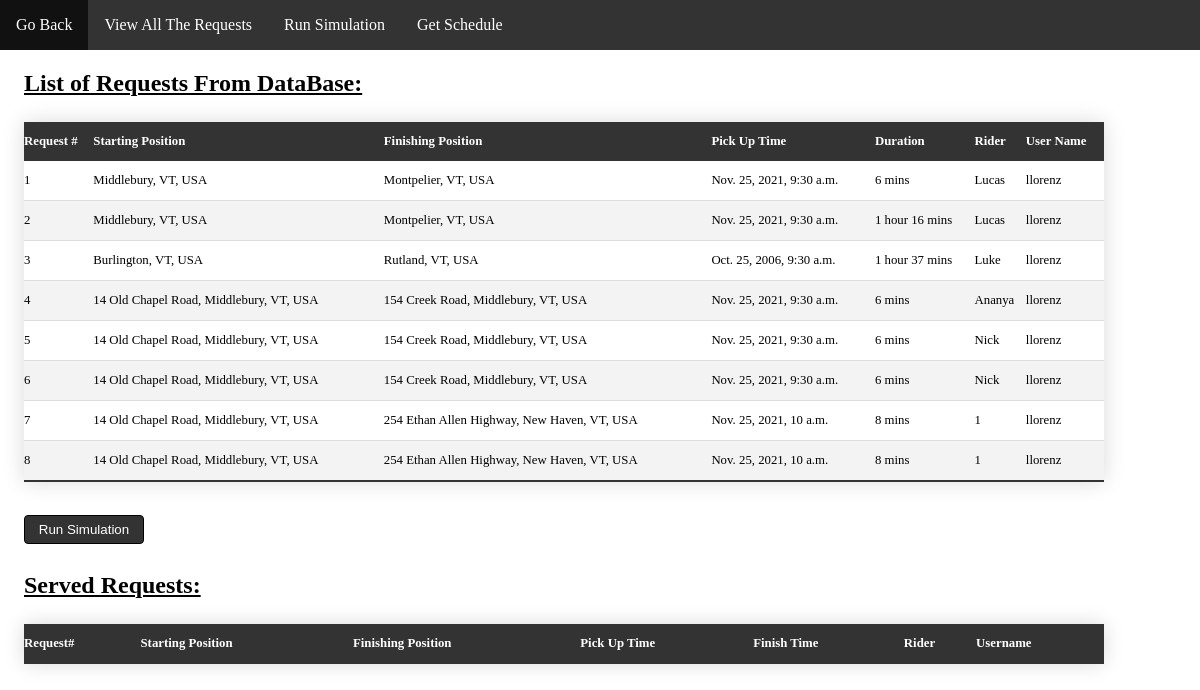
Before: /website/SimulateExisiting.html with the older database file.
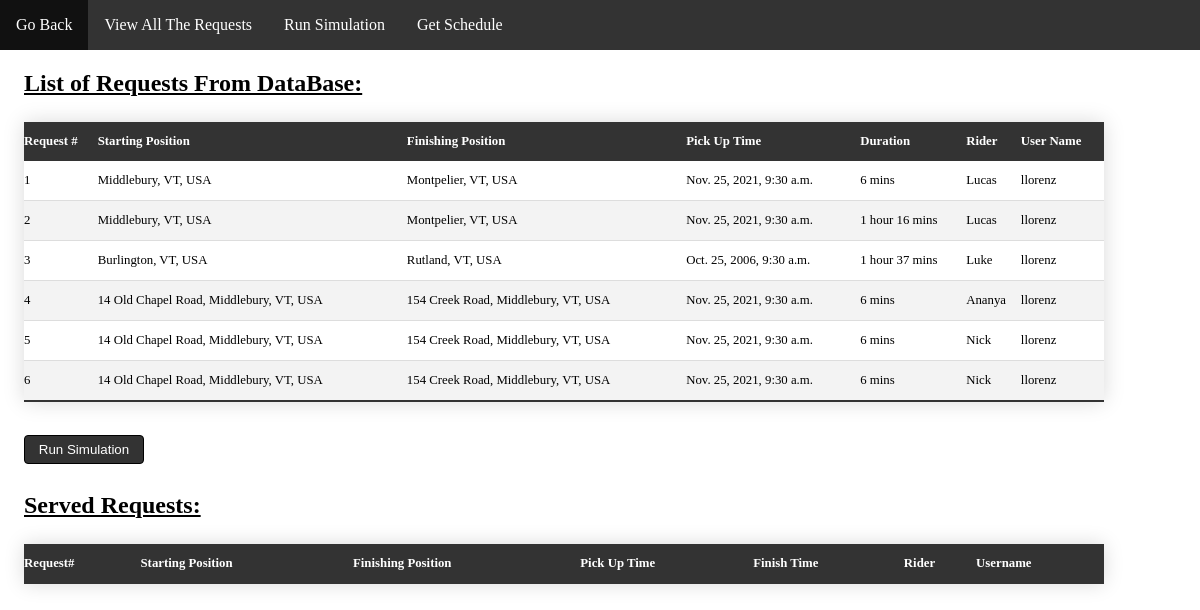
After: the same page with the newer database file.
### website/models.py (models this page shows)
class Ride(models.Model):
    origin = models.CharField(max_length=100)
    destination = models.CharField(max_length=100)
    rider_name = models.CharField(default="", max_length=64)
    contact_number = models.CharField(default="", max_length=30)
    user_name = models.ForeignKey(User, default=User, on_delete=models.CASCADE)
    time = models.DateTimeField(default=datetime.now,blank=True)
    trip_duration = models.CharField(default="", max_length=30)

### website/views.py (the view)
# urls.py: path("SimulateExisiting.html", views.simExi,name="simExi"),
def simExi(request):
        return render(request, "website/SimulateExisiting.html", {
            "Rides" : Ride.objects.all()
        })

### website/templates/website/SimulateExisiting.html (shortened to what this page needs)
<!DOCTYPE html>
<html>
<head>
  {% load static %}
  <link rel="stylesheet" href="{% static 'DispatcherStyle.css'%}">
  <link rel="stylesheet" href="{% static 'Table.css'%}">
  </head>
  <body>
      <ul>
          <li><a href="DispatcherInterface.html">Go Back</a></li>
          <li><a href="RequestPage.html">View All The Requests</a></li>
          <li><a href="simulation.html">Run Simulation</a></li>
          <li><a href="#Arrange">Get Schedule</a></li>
        </ul>
      <h2>List of Requests From DataBase:</h2>
      <table class = "tableContent" id="table">
          <thead>
              <th>Request #</th>
              <th>Starting Position</th>
              <th>Finishing Position</th>
              <th>Pick Up Time</th>
              <th>Duration</th>
              <th>Rider</th>
              <th>User Name</th>
          </thead>
          {% for Ride in Rides %}
      <tr>
          <td></td>
          <td>{{ Ride.origin }}</td>
          <td>{{ Ride.destination }}</td>
          <td>{{ Ride.time }}</td>
          <td>{{ Ride.trip_duration }}</td>
          <td>{{ Ride.rider_name }}</td>
          <td>{{ Ride.user_name }}</td>
      </tr>
      {% endfor %}
      </table>
      <button id = "run" class="submitButton">Run Simulation</button>
      <h2>Served Requests:</h2>
      <table class = "tableContent" id="table">
          <thead>
              <th>Request#</th>
              <th>Starting Position</th>
              <th>Finishing Position</th>
              <th>Pick Up Time</th>
              <th>Finish Time</th>
              <th>Rider</th>
              <th>Username</th>
          </thead>
      </table>
  </body>
  </html>

### website/static/DispatcherStyle.css (style rules this page uses)
body { width: 100%; height: 100%; margin: 0px; padding: 0px; overflow-x: hidden; }
ul { list-style-type: none; margin: 0; padding: 0; overflow: hidden; background-color: #333333; }
li { float: left; }
li a { display: block; color: white; text-align: center; padding: 16px; text-decoration: none; }

### website/static/Table.css (style rules this page uses)
.tableContent { width: 90%; margin:25px 0; margin-left: 2%; border-collapse:collapse; font-family: "Monaco"; font-size: 0.8em; min-width: 400px; box-shadow: 0 0 20px rgba(0, 0, 0, 0.15); }
.tableContent th, .tableContent td { text-align: left; padding: 12px 0px; }
.tableContent tbody tr { border-bottom: 1px solid #dddddd; }
.tableContent tbody tr:nth-of-type(even) { background-color: #f3f3f3; }
.tableContent tbody tr:last-of-type { border-bottom: 2px solid #333333; }
h2 { margin-left: 2%; font-family: "Monaco"; }
.submitButton { width: 10%; padding: 6px 10px; margin: 8px 0; display: inline-block; border: 1px solid black; border-radius: 4px; box-sizing: border-box; margin-left: 2%; cursor: pointer; background-color: #333333; color: white; }

### website/templates/website/SimulateExisiting.html (style rules this page uses)
.tableContent { width: 90%; margin:25px 0; margin-left: 2%; border-collapse:collapse; font-family: "Monaco"; font-size: 0.8em; min-width: 400px; box-shadow: 0 0 20px rgba(0, 0, 0, 0.15); }
.tableContent th, .tableContent td { text-align: left; padding: 12px 0px; }
.tableContent tbody tr { border-bottom: 1px solid #dddddd; }
.tableContent tbody tr:nth-of-type(even) { background-color: #f3f3f3; }
.tableContent tbody tr:last-of-type { border-bottom: 2px solid #333333; }
h2 { margin-left: 2%; font-family: "Monaco"; text-decoration: underline; }

Changed rows visible on the page:
removed Ride: origin "14 Old Chapel Road, Middlebury, VT, USA", destination "254 Ethan Allen Highway, New Haven, VT, USA", time "Nov. 25, 2021, 10 a.m.", trip_duration "8 mins", rider_name "1", user_name "llorenz"
removed Ride: origin "14 Old Chapel Road, Middlebury, VT, USA", destination "254 Ethan Allen Highway, New Haven, VT, USA", time "Nov. 25, 2021, 10 a.m.", trip_duration "8 mins", rider_name "1", user_name "llorenz"
